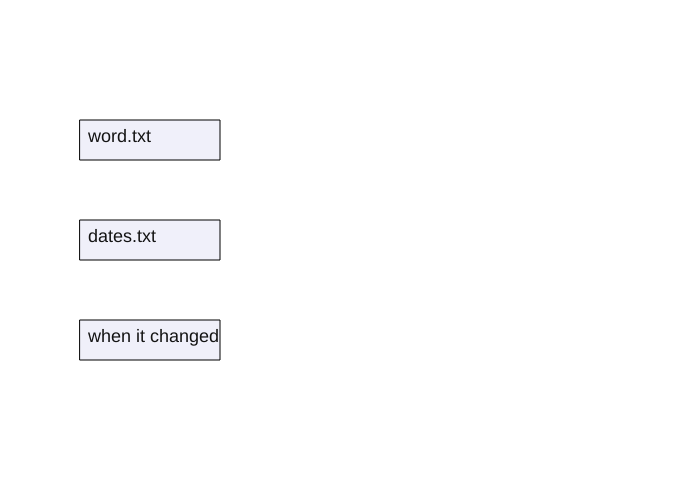
Frame 1 (no input)
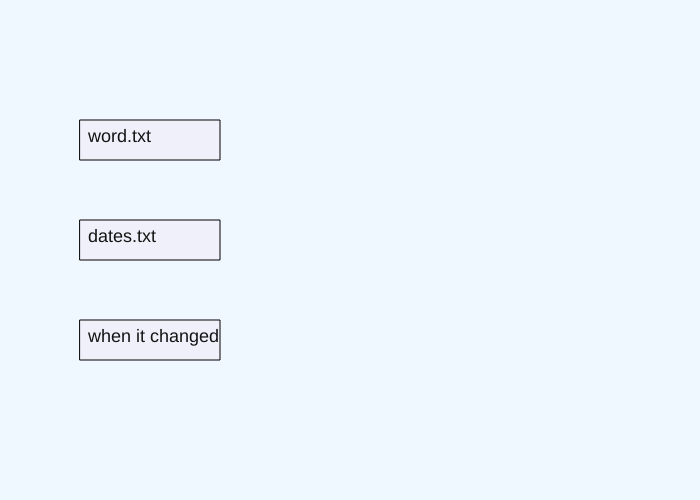
Frame 60 (no input)
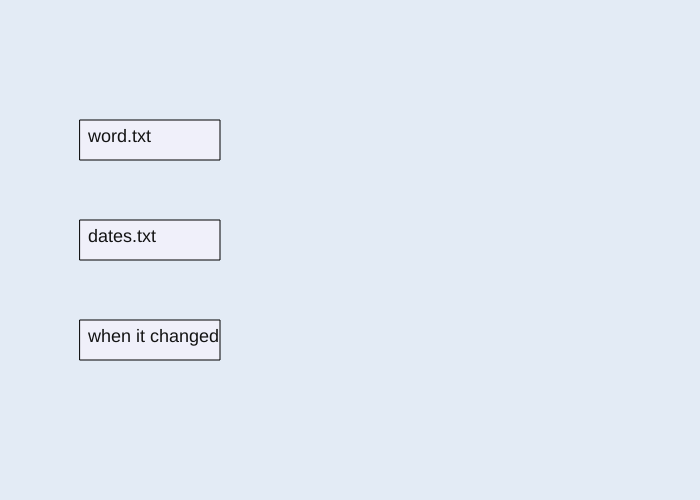
Frame 120 (the mouse pressed at the canvas centre since frame 60)

The p5.js sketch that drew these frames (run headless with seeded random() and noise() and a simulated clock; from frame 60 on, the mouse is pressed at the canvas centre):

// p5.js sketch
// ── sketch.js
// encrypted - a short metaphorical showcase


//i learnt alot of different new functions and operators through this project,
//as i inevitably had ideas that branched out beyond the scopes of my mini projects i needed to find functions 
//that were able to carry out tasks for me. i utlised alot of arrays as well and randomisisation.

// i designed the icons and layout first because they are simple geometric shapes, 
//and it gave me a visual structure to build the interaction flow onto. 
//i also set up all my fuctions too to avoid confusion as i went along, i had written out a skeleton of what i wanted to happen
//this way i was able to idenity what vraiables and fucntions i may need (though i added as i went along)

let fileIcons = [];
let currentFile = null;

// array for the messages displayed when the 'locked file is pressed'
let scrambledText = "";
let mockingMessages = [
  "You locked it away, didn't you?",
  "You don't even remember.",
  "Trying won't help.",
  "It's gone because you hid it.",
  "Why keep looking?"
];
let mocking = 0;

// choices
let showChoiceButtons = false;
let choiceStartTime = 0;
let choiceTimerStart = false;

// 'virus' mode
let virusActive = false;
let virusPopups = [];
let virusStart = 0;
let virusStartTime = 0; 

// delete mode
let fadeActive = false;
let fadeLevel = 0;

// bg, i wanted a soft moving changing color background that simultaneously felt like it wasn't too strenuous
// on the eyes, using random would've caused the background to change to fast as opposed to the soft, dream-like fade
// i wanted to achieve. i discovered the noise value (https://p5js.org/reference/p5/noise/)
let bgR = 192, bgG = 200, bgB = 210;

function drawBackground() {
  let n = noise(frameCount * 0.005);
  background(bgR + n * 100, bgG + n * 100, bgB + n * 100);
}

function setup() {
  createCanvas(700, 500);
  textAlign(LEFT, TOP);
  textSize(18);

  // file icons
  fileIcons = [
    { label: "word.txt", x: 80, y: 120 },
    { label: "dates.txt", x: 80, y: 220 },
    { label: "when it changed", x: 80, y: 320 }
  ];
}

function draw() {
  drawBackground();

  for (let icon of fileIcons) {
    drawFileIcon(icon);
  }

  if (currentFile && !virusActive && !fadeActive) {
    drawOpenFileWindow();
  }

  if (showChoiceButtons && !virusActive) {
    drawChoiceButtons();
  }

  if (virusActive) {
    runVirusEffect();
  }

  if (fadeActive) {
    runDeleteFade();
  }
}

function drawFileIcon(icon) {
  fill(240, 240, 250);
  rect(icon.x, icon.y, 140, 40);

  fill(20);
  text(icon.label, icon.x + 8, icon.y + 8);
}

function mousePressed() {
  if (fadeActive) return;

  // choice buttons,
      // here i learned that p5.js doesn't automatically detect clicks so i had to code a sort of hitbox parameter
     // just check if the mouse is inside the little box-area where my buttons are drawn. 
    // it’s compares the mouseX + mouseY to the rectangle’s boundaries, if the click was within the boundaries
  // then that triggers the whole virus sequnce that i used a boolean for for simplicity, same logic for the 'delete' route

  if (showChoiceButtons && !virusActive) {
    // decrypt
    if (mouseX > 300 && mouseX < 380 && mouseY > 380 && mouseY < 420) {
      virusActive = true;
      return;
    }
    // delete
    if (mouseX > 400 && mouseX < 480 && mouseY > 380 && mouseY < 420) {
      fadeActive = true;
      return;
    }
  }

  // scramble per click
  if (currentFile === "scrambled" && !virusActive) {
    mocking = (mocking + 1) % mockingMessages.length;
    scrambledText = scrambleText(fileIcons[2].label);
    return;
  }

  for (let icon of fileIcons) {
    if (
      mouseX > icon.x &&
      mouseX < icon.x + 140 &&
      mouseY > icon.y &&
      mouseY < icon.y + 40
    ) {
      openFile(icon);
    }
  }
}

function openFile(icon) {
  if (icon.label === "word.txt") {
    currentFile = "word";
  } else if (icon.label === "dates.txt") {
    currentFile = "dates";
  } else {
    currentFile = "scrambled";
    scrambledText = scrambleText(icon.label);

    if (!choiceTimerStart) {
      choiceTimerStart = true;
      choiceStartTime = millis();
    }
  }
}

function drawOpenFileWindow() {
  fill(255);
  rect(260, 80, 380, 260);
  fill(20);

  if (currentFile === "word") {
    text("Groceries:\n- milk\n- wraps\n- blue pens", 280, 100);
  }

  if (currentFile === "dates") {
    text(
      "12/03 — bday\n19/06 — term end\n02/11 — new phone\n28/08 — trip",
      280,
      100
    );
  }

  if (currentFile === "scrambled") {
    text(
      "File name:\n" + scrambledText + "\n\n" + mockingMessages[mocking],
      280,
      100
    );

    if (!showChoiceButtons && millis() - choiceStartTime > 5000) {
      showChoiceButtons = true;  // at first i wanted to estimate a time for  this event to begin, 
    //but i realised soon after that, that was extrememly impractical as theres
    //no way i could assume one would simply play through the showcase straight, so when i found out that 'millis'
    // started counting as soon as the project was run, i used it to set the starting point for the choices to then contonue
    // for 3000 ms (3s)
    }
  }
}

function drawChoiceButtons() {
  fill(255);
  rect(300, 380, 80, 40);
  rect(400, 380, 80, 40);

  fill(20);
  text("decrypt", 308, 390);
  text("delete", 408, 390);
}

function scrambleText(label) {
  return label
    .split("") // i knew vaguely of the split function from python, in p5.js it creates an erray from every character (https://p5js.org/reference/p5/split/)
    .sort(() => random(-1, 1))
    .join(""); 
  // the sort function doesn’t really care what order things end up in, it just keeps
  // reordering the characters based on whatever random value it gets. that’s what makes
  // the text scramble in a kind of chaotic way.
}


function runVirusEffect() {
  let n = noise(frameCount * 0.1);
  background(250, 200 + n * 30, 200 + n * 30);

  // spawn popups
  if (frameCount % 5 === 0) {
    virusPopups.push({
      x: random(width - 150),
      y: random(height - 60),
      text: random([
        "ERROR",
        "invalid",
        "You can let it go.",
        "It's gone for a reason.",
        "It's better hidden."
      ])
    });
  }

  // draw popups
  for (let box of virusPopups) {
    fill(255, 230);
    rect(box.x, box.y, 150, 50);
    fill(20);
    text(box.text, box.x + 10, box.y + 10);
  }

  // stop after 3 seconds
  if (virusStartTime === 0) {
    virusStartTime = millis(); //https://p5js.org/reference/p5/millis/
  }

  if (millis() - virusStartTime > 3000) {
    noLoop();
  }
} // this specific brace was annoying as i had originally forgotten it 
// and it mis-aligned my functions, causing a temporary break in my code
// when it came to interacting with the delete button.


function runDeleteFade() {
  fadeLevel += 3;
  fill(0, fadeLevel);
  rect(0, 0, width, height);

  if (fadeLevel > 255) {
    background(0);
    fill(255); // fade level increases every frame, by drawing a fullscreen black rectangle
// and then setting the opacity to be the fade level vriable, once it reaches full opacity (255) its deleted
// and normal fully filled rectangle is made.
  
    
    text(
      "Some things remain encrypted forever.\n\n" +
        "Not because they're dangerous, maybe they are\n" +
        "but sometimes letting them go\n" +
        "is kinder than trying to recover\n" +
        "what no longer fits.\n" +
        "Not all memory needs to be opened,\n" +
        "pushing, prodding, prying into your mind;\n" +
        "hurting as it re-rears its ugly head and draws a plough \n" +
        "deeper\n" +
        "and deeper.\n" +
        "Not all memory needs to be opened. \n\n" +
        "We too encrypt and guard ourselves.",
      120,
      120
    );
    noLoop();

  //  for this ending i really wanted the whole piece to land with a kind of reflective finish.
    // after all the scrambling, the mock errors, the chaos of choosing to decrypt or delete,
    // i felt the project needed a moment that breathed, something slower, something that lets
    // the user sit with what the interaction *meant* rather than what it did.
    //
    // so instead of a reveal or a punchline, the screen fades to black and this message appears.
    // it’s less about the mechanics of encryption and more about the emotional stuff i realised
    // i was actually exploring: the way memory protects itself, the way things go unreadable,
    // and how sometimes leaving something closed is lighter than forcing it open again.
    
  }
}
